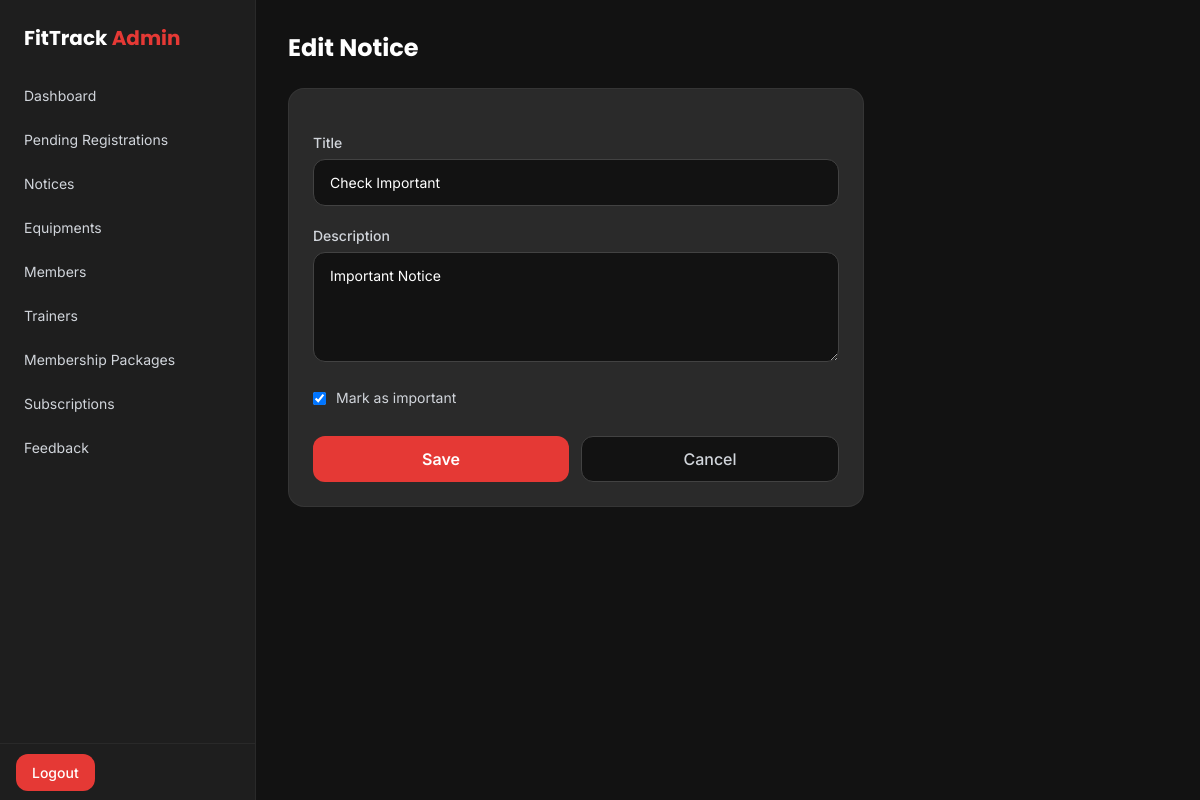
Screenshot of /management/notices/4/edit/ (signed in) with the database file from the repository.
### app/models.py (models this page shows, shortened)
class Notice(models.Model):
    title = models.CharField(max_length=200)
    description = models.TextField()
    uploaded_at = models.DateTimeField(auto_now_add=True)
    is_important = models.BooleanField(default=False)
    class Meta:
        ordering = ['-uploaded_at']

### adminpanel/views.py (the view)
# urls.py: path('notices/<int:notice_id>/edit/', views.admin_notice_edit, name='admin_notice_edit'),
@staff_required
def admin_notice_edit(request, notice_id):
    notice = get_object_or_404(Notice, id=notice_id)
    if request.method == 'POST':
        form = NoticeForm(request.POST, instance=notice)
        if form.is_valid():
            form.save()
            messages.success(request, "Notice updated.")
            return redirect('admin_notices')
    else:
        form = NoticeForm(instance=notice)
    return render(request, 'adminpanel/notice_form.html', {'form': form, 'title': 'Edit Notice'})

### app/forms.py
class NoticeForm(forms.ModelForm):
    class Meta:
        model = Notice
        fields = ['title', 'description', 'is_important']
        widgets = {
            'title': forms.TextInput(attrs={'class': 'admin-input'}),
            'description': forms.Textarea(attrs={'class': 'admin-input', 'rows': 4}),
        }

### app/membership.py (called while the page is built)
def is_membership_blocked(user):
    if not user.is_authenticated or user.is_staff or user.is_superuser:
        return False
    latest = latest_subscription(user)
    if latest is None:
        return False
    return latest.end_date + timedelta(days=GRACE_DAYS) < timezone.localdate()

### adminpanel/templates/adminpanel/notice_form.html (shortened to what this page needs)
{% extends 'adminpanel/base.html' %}
{% block content %}
<div class="mb-6">
    <h1 class="font-display text-2xl font-bold">{{ title }}</h1>
</div>
<div class="bg-dark-card border border-white/5 rounded-2xl p-6 max-w-xl">
    <form method="post" class="space-y-5">
        <div>
            <label for="{{ form.title.id_for_label }}" class="block text-sm font-medium text-gray-300 mb-1.5">Title</label>
            {{ form.title }}
        </div>
        <div>
            <label for="{{ form.description.id_for_label }}" class="block text-sm font-medium text-gray-300 mb-1.5">Description</label>
            {{ form.description }}
        </div>
        <div class="flex items-center gap-2.5">
            {{ form.is_important }}
            <label for="{{ form.is_important.id_for_label }}" class="text-sm text-gray-300 cursor-pointer select-none">
                Mark as important
            </label>
        </div>
        <div class="flex gap-3 pt-2">
            <button type="submit"
                    class="flex-1 bg-primary hover:bg-red-600 text-white font-semibold py-2.5 rounded-xl transition-colors">
                Save
            </button>
            <a href="{% url 'admin_notices' %}"
               class="flex-1 text-center bg-dark-bg border border-dark-secondary text-gray-300 hover:text-white hover:border-gray-500 font-medium py-2.5 rounded-xl transition-colors">
                Cancel
            </a>
        </div>
    </form>
</div>
{% endblock %}

### adminpanel/templates/adminpanel/base.html (style rules this page uses)
.admin-input { width: 100%; background-color: #121212; border: 1px solid #424242; color: #fff; border-radius: 0.75rem; padding: 0.75rem 1rem; font-size: 0.875rem; }

### rows the page displays
Notice: title "Check Important", description "Important Notice", is_important "☑"

### other values shown
{{ title }} "Edit Notice"
